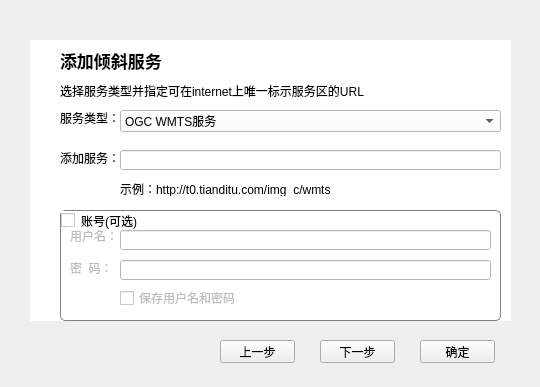
<?xml version="1.0" encoding="UTF-8"?>
<ui version="4.0">
 <class>loadOGCServiceWindow</class>
 <widget class="QWidget" name="loadOGCServiceWindow">
  <property name="geometry">
   <rect>
    <x>0</x>
    <y>0</y>
    <width>540</width>
    <height>387</height>
   </rect>
  </property>
  <property name="windowTitle">
   <string>Loadgeotileservicewindow</string>
  </property>
  <property name="styleSheet">
   <string notr="true">QMenu::item:selected { /* when user selects item using mouse or keyboard */
     background-color: #2dabf9;/*这一句是设置菜单项鼠标经过选中的样式*/
 }

QGroupBox {

    border: 1px solid gray;
    border-radius: 5px;
    margin-top: 1ex; /* leave space at the top for the title */
}
</string>
  </property>
  <widget class="QPushButton" name="prePushButton">
   <property name="geometry">
    <rect>
     <x>220</x>
     <y>340</y>
     <width>75</width>
     <height>23</height>
    </rect>
   </property>
   <property name="text">
    <string>上一步</string>
   </property>
  </widget>
  <widget class="QPushButton" name="nextPushButton">
   <property name="geometry">
    <rect>
     <x>320</x>
     <y>340</y>
     <width>75</width>
     <height>23</height>
    </rect>
   </property>
   <property name="text">
    <string>下一步</string>
   </property>
  </widget>
  <widget class="QPushButton" name="okPushButton">
   <property name="geometry">
    <rect>
     <x>420</x>
     <y>340</y>
     <width>75</width>
     <height>23</height>
    </rect>
   </property>
   <property name="text">
    <string>确定</string>
   </property>
  </widget>
  <widget class="QWidget" name="OGCWidget" native="true">
   <property name="geometry">
    <rect>
     <x>30</x>
     <y>40</y>
     <width>481</width>
     <height>281</height>
    </rect>
   </property>
   <property name="autoFillBackground">
    <bool>false</bool>
   </property>
   <property name="styleSheet">
    <string notr="true">background-color: rgb(255, 255, 255);</string>
   </property>
   <widget class="QLabel" name="label_4">
    <property name="geometry">
     <rect>
      <x>90</x>
      <y>140</y>
      <width>361</width>
      <height>16</height>
     </rect>
    </property>
    <property name="text">
     <string>&lt;html&gt;&lt;head/&gt;&lt;body&gt;&lt;p&gt;示例：http://t0.tianditu.com/img_c/wmts&lt;/p&gt;&lt;/body&gt;&lt;/html&gt;</string>
    </property>
   </widget>
   <widget class="QLabel" name="label_3">
    <property name="geometry">
     <rect>
      <x>30</x>
      <y>110</y>
      <width>61</width>
      <height>16</height>
     </rect>
    </property>
    <property name="text">
     <string>添加服务：</string>
    </property>
   </widget>
   <widget class="QLineEdit" name="urlLineEdit">
    <property name="geometry">
     <rect>
      <x>90</x>
      <y>110</y>
      <width>381</width>
      <height>20</height>
     </rect>
    </property>
    <property name="frame">
     <bool>true</bool>
    </property>
   </widget>
   <widget class="QLabel" name="label_2">
    <property name="geometry">
     <rect>
      <x>30</x>
      <y>40</y>
      <width>311</width>
      <height>21</height>
     </rect>
    </property>
    <property name="text">
     <string>选择服务类型并指定可在internet上唯一标示服务区的URL</string>
    </property>
   </widget>
   <widget class="QLabel" name="label">
    <property name="geometry">
     <rect>
      <x>30</x>
      <y>0</y>
      <width>151</width>
      <height>41</height>
     </rect>
    </property>
    <property name="font">
     <font>
      <pointsize>13</pointsize>
      <weight>75</weight>
      <bold>true</bold>
     </font>
    </property>
    <property name="lineWidth">
     <number>2</number>
    </property>
    <property name="text">
     <string>添加倾斜服务</string>
    </property>
   </widget>
   <widget class="QGroupBox" name="groupBox">
    <property name="geometry">
     <rect>
      <x>30</x>
      <y>170</y>
      <width>441</width>
      <height>111</height>
     </rect>
    </property>
    <property name="styleSheet">
     <string notr="true"/>
    </property>
    <property name="title">
     <string>账号(可选)</string>
    </property>
    <property name="checkable">
     <bool>true</bool>
    </property>
    <property name="checked">
     <bool>false</bool>
    </property>
    <widget class="QLabel" name="label_5">
     <property name="geometry">
      <rect>
       <x>10</x>
       <y>20</y>
       <width>54</width>
       <height>12</height>
      </rect>
     </property>
     <property name="text">
      <string>用户名：</string>
     </property>
    </widget>
    <widget class="QLineEdit" name="lineEdit_2">
     <property name="enabled">
      <bool>false</bool>
     </property>
     <property name="geometry">
      <rect>
       <x>60</x>
       <y>20</y>
       <width>371</width>
       <height>20</height>
      </rect>
     </property>
    </widget>
    <widget class="QLineEdit" name="lineEdit_3">
     <property name="geometry">
      <rect>
       <x>60</x>
       <y>50</y>
       <width>371</width>
       <height>20</height>
      </rect>
     </property>
    </widget>
    <widget class="QLabel" name="label_6">
     <property name="geometry">
      <rect>
       <x>10</x>
       <y>50</y>
       <width>41</width>
       <height>16</height>
      </rect>
     </property>
     <property name="text">
      <string>密  码：</string>
     </property>
    </widget>
    <widget class="QCheckBox" name="checkBox">
     <property name="geometry">
      <rect>
       <x>60</x>
       <y>80</y>
       <width>131</width>
       <height>16</height>
      </rect>
     </property>
     <property name="text">
      <string>保存用户名和密码</string>
     </property>
    </widget>
   </widget>
   <widget class="QLabel" name="label_12">
    <property name="geometry">
     <rect>
      <x>30</x>
      <y>70</y>
      <width>61</width>
      <height>16</height>
     </rect>
    </property>
    <property name="text">
     <string>服务类型：</string>
    </property>
   </widget>
   <widget class="QComboBox" name="serverTypeCB">
    <property name="geometry">
     <rect>
      <x>90</x>
      <y>70</y>
      <width>381</width>
      <height>22</height>
     </rect>
    </property>
    <item>
     <property name="text">
      <string>OGC WMTS服务</string>
     </property>
    </item>
    <item>
     <property name="text">
      <string>OGC WMS服务</string>
     </property>
    </item>
    <item>
     <property name="text">
      <string>OGC WFS服务</string>
     </property>
    </item>
    <item>
     <property name="text">
      <string>OSGB 倾斜服务</string>
     </property>
    </item>
    <item>
     <property name="text">
      <string>吉奥瓦片服务</string>
     </property>
    </item>
   </widget>
  </widget>
 </widget>
 <resources/>
 <connections/>
</ui>
